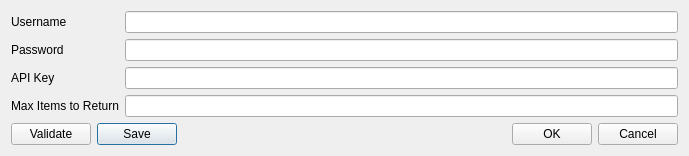
<?xml version="1.0" encoding="UTF-8"?>
<ui version="4.0">
 <class>Settings</class>
 <widget class="QDialog" name="Settings">
  <property name="geometry">
   <rect>
    <x>0</x>
    <y>0</y>
    <width>689</width>
    <height>155</height>
   </rect>
  </property>
  <property name="windowTitle">
   <string>Settings</string>
  </property>
  <property name="modal">
   <bool>false</bool>
  </property>
  <layout class="QGridLayout" name="gridLayout">
   <item row="1" column="0">
    <layout class="QHBoxLayout" name="horizontalLayout">
     <item>
      <widget class="QPushButton" name="validate_button">
       <property name="text">
        <string>Validate</string>
       </property>
      </widget>
     </item>
     <item>
      <widget class="QPushButton" name="save_button">
       <property name="text">
        <string>Save</string>
       </property>
       <property name="default">
        <bool>true</bool>
       </property>
      </widget>
     </item>
    </layout>
   </item>
   <item row="1" column="1">
    <widget class="QDialogButtonBox" name="buttonBox">
     <property name="orientation">
      <enum>Qt::Horizontal</enum>
     </property>
     <property name="standardButtons">
      <set>QDialogButtonBox::Cancel|QDialogButtonBox::Ok</set>
     </property>
    </widget>
   </item>
   <item row="0" column="0" colspan="2">
    <layout class="QFormLayout" name="formLayout">
     <property name="fieldGrowthPolicy">
      <enum>QFormLayout::AllNonFixedFieldsGrow</enum>
     </property>
     <item row="0" column="0">
      <widget class="QLabel" name="username_label">
       <property name="text">
        <string>Username</string>
       </property>
      </widget>
     </item>
     <item row="0" column="1">
      <widget class="QLineEdit" name="username"/>
     </item>
     <item row="1" column="0">
      <widget class="QLabel" name="password_label">
       <property name="text">
        <string>Password</string>
       </property>
      </widget>
     </item>
     <item row="1" column="1">
      <widget class="QLineEdit" name="password">
       <property name="echoMode">
        <enum>QLineEdit::Password</enum>
       </property>
      </widget>
     </item>
     <item row="2" column="0">
      <widget class="QLabel" name="api_key_label">
       <property name="text">
        <string>API Key</string>
       </property>
      </widget>
     </item>
     <item row="2" column="1">
      <widget class="QLineEdit" name="api_key"/>
     </item>
     <item row="3" column="0">
      <widget class="QLabel" name="max_items_to_return_label">
       <property name="text">
        <string>Max Items to Return</string>
       </property>
       <property name="buddy">
        <cstring>max_items_to_return</cstring>
       </property>
      </widget>
     </item>
     <item row="3" column="1">
      <widget class="QLineEdit" name="max_items_to_return"/>
     </item>
    </layout>
   </item>
  </layout>
 </widget>
 <tabstops>
  <tabstop>validate_button</tabstop>
  <tabstop>save_button</tabstop>
  <tabstop>username</tabstop>
  <tabstop>password</tabstop>
  <tabstop>max_items_to_return</tabstop>
 </tabstops>
 <resources/>
 <connections>
  <connection>
   <sender>buttonBox</sender>
   <signal>accepted()</signal>
   <receiver>Settings</receiver>
   <slot>accept()</slot>
   <hints>
    <hint type="sourcelabel">
     <x>248</x>
     <y>254</y>
    </hint>
    <hint type="destinationlabel">
     <x>157</x>
     <y>274</y>
    </hint>
   </hints>
  </connection>
  <connection>
   <sender>buttonBox</sender>
   <signal>rejected()</signal>
   <receiver>Settings</receiver>
   <slot>reject()</slot>
   <hints>
    <hint type="sourcelabel">
     <x>316</x>
     <y>260</y>
    </hint>
    <hint type="destinationlabel">
     <x>286</x>
     <y>274</y>
    </hint>
   </hints>
  </connection>
 </connections>
</ui>
